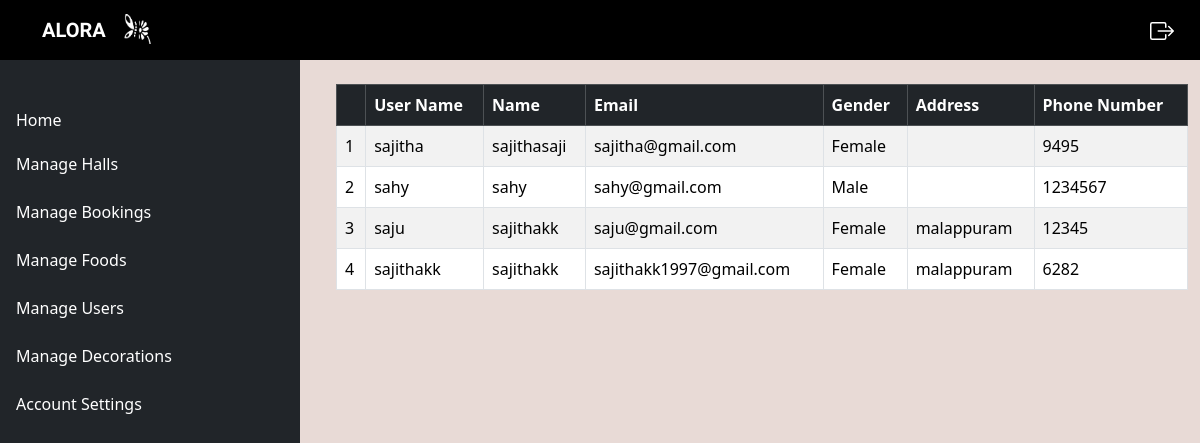
Before: /view_user with the older database file.
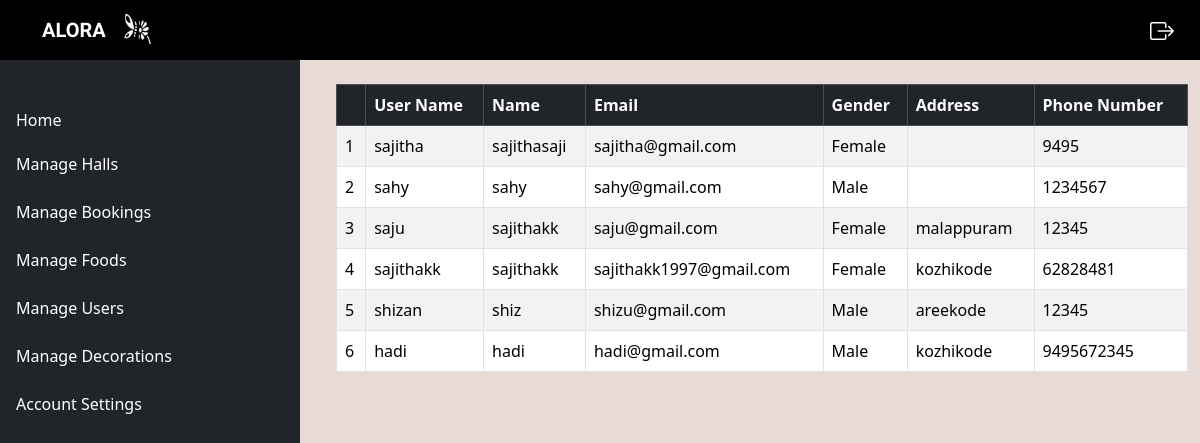
After: the same page with the newer database file.
### event/models.py (models this page shows, shortened)
class User_details(models.Model):
    user_id=models.ForeignKey(User,on_delete=models.CASCADE)
    phone_number=models.IntegerField()
    address=models.TextField()
    gender=models.CharField(max_length=10)

### event/views.py (the view)
# urls.py: path('view_user',views.View_user,name='view_user'),
def View_user(request):
    data=User_details.objects.all()
    return render(request,'view_user.html',{'details':data})

### templates/view_user.html
{% extends 'admin_home.html' %}
{% load static %}
{% block content %}
<div class="content ps-4">
    <div class="container mt-4">
        <div class="table-responsive">
            <table class="table table-striped table-bordered table-hover">
                {% if details %}
                <thead class="table-dark">
                    <tr>
                        <th></th>
                        <th>User Name</th>
                        <th>Name</th>
                        <th>Email</th>
                        <th>Gender</th>
                        <th>Address</th>
                        <th>Phone Number</th>
                    </tr>
                </thead>
                    <tbody>
                    {% for i in details %}
                    <tr>
                        <td>{{forloop.counter }}</td>
                        <td>{{i.user_id.username}}</td>
                        <td>{{i.user_id.first_name}}</td>
                        <td>{{i.user_id.email}}</td>
                        <td>{{i.gender}}</td>
                        <td>{{i.address}}</td>
                        <td>{{i.phone_number}}</td>
                    </tr>
                    {% endfor %}
                </tbody>
                {% endif %}
            </table>
        </div>
    </div>
</div>
{% endblock content %}

Changed rows visible on the page:
changed User_details "sajithakk1997@gmail.com": address "malappuram" → "kozhikode"; phone_number "6282" → "62828481"
added User_details: user_id.username "shizan", user_id.first_name "shiz", user_id.email "shizu@gmail.com", gender "Male", address "areekode", phone_number "12345"
added User_details: user_id.username "hadi", user_id.first_name "hadi", user_id.email "hadi@gmail.com", gender "Male", address "kozhikode", phone_number "9495672345"
